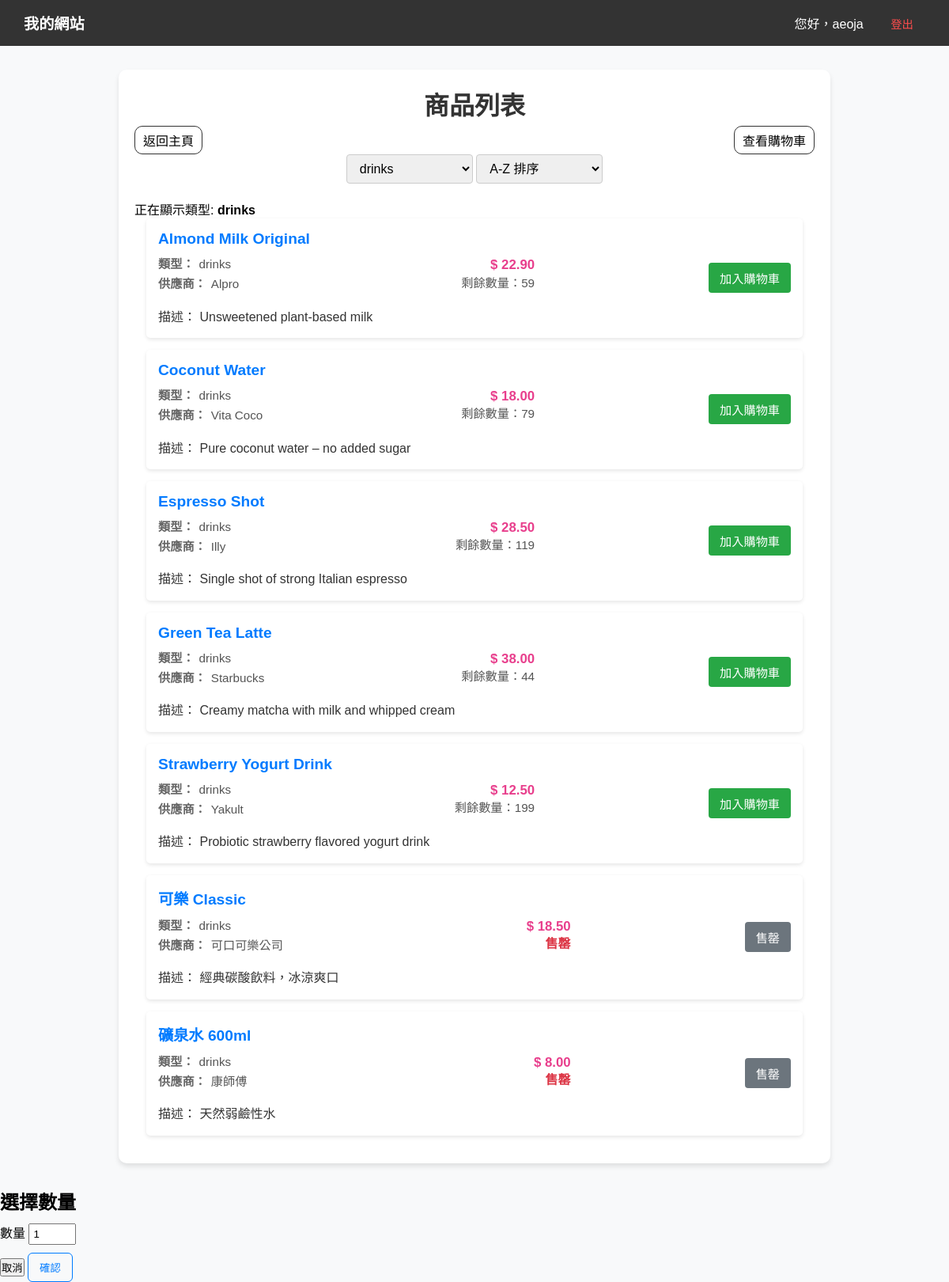
The app's page /product_list.php?type=drinks (signed in) with its own data.
### tables this page shows
CREATE TABLE `products` (
  `product_id` int(11) UNSIGNED NOT NULL,
  `product_name` varchar(100) NOT NULL,
  `type` enum('drinks','food','toy','e-things') NOT NULL,
  `supplier` varchar(80) DEFAULT NULL,
  `description` text DEFAULT NULL,
  `price` decimal(10,2) NOT NULL,
  `qty` int(11) UNSIGNED NOT NULL DEFAULT 1 COMMENT 'Stock level of product',
  `updated_at` datetime DEFAULT current_timestamp() ON UPDATE current_timestamp(),
  `created_at` datetime DEFAULT current_timestamp()
);

### connect.php (called while the page is built, shortened)
<?php
$servername = "localhost";
$username = "root";
$password = "";
$db_name = "223_group_project";
$conn = new mysqli($servername, $username, $password, $db_name);
function safeQuery($sql, $types = null, $params = []) {
    global $conn;
    $stmt = $conn->prepare($sql);
    $response = new stdClass();
    if ($types && !empty($params)) {
        $stmt->bind_param($types, ...$params);
    }
    $response->success = $stmt->execute();
    $response->affected_rows = $stmt->affected_rows;
    $response->insert_id = $stmt->insert_id;
    $response->error = $stmt->error;
    $result = $stmt->get_result();
    $response->result = $result;
    return $response;
}
?>

### product_list.php (the view, shortened to what this page needs)
<?php
require_once("connect.php");
$cartProductIds = [];
$product_types = [];
$sql_types = "SELECT DISTINCT type FROM products";
$res_types = safeQuery($sql_types);
if ($res_types->success) {
    $product_types = array_column($res_types->result->fetch_all(MYSQLI_ASSOC), 'type');
} else {
    error_log("Failed to fetch product types: " . $res_types->error);
}
$showingType = $_GET['type'] ?? '';
$sortType = $_GET['sort'] ?? 'name_asc';
$products = [];
try {
    $params = [];
    $paramTypes = '';
    switch ($sortType) {
        case 'name_asc':
            $sql = "SELECT * FROM products";
            if ($showingType) {
                $sql .= " WHERE type = ?";
                $params[] = $showingType;
                $paramTypes .= 's';
            }
            $sql .= " ORDER BY product_name ASC";
            break;
    }
    $response = safeQuery($sql, $paramTypes, $params);
    if ($response->success) {
        $products = $response->result->fetch_all(MYSQLI_ASSOC);
    } else {
        throw new Exception("Failed to fetch products: " . $response->error);
    }
} catch (Exception $e) {
    $products = [];
    error_log($e->getMessage());
}
?>
<!DOCTYPE html>
<html lang="zh-Hant">
<head>
    <link rel="stylesheet" href="style.css?v=<?php echo filemtime('style.css'); ?>">
</head>
<body>
    <?php require_once 'nav.php'; ?>
    <div class="content">
        <h1>商品列表</h1>
        <div style="display:grid; grid-template-columns: fit-content(100%) auto fit-content(100%); align-items: center; gap: 10px;">
            <a href="index.php">返回主頁</a>
            <a href="show_cart.php">查看購物車</a>
        </div>
        <div class="filter-container">
            <select onchange="location = this.value;" class="filter-select">
                <?php
                foreach ($product_types as $type) {
                    $selected = ($type === $showingType) ? 'selected' : '';
                    echo "<option value='product_list.php?type=" . $type . "&sort=" . $sortType . "' $selected>" . htmlspecialchars($type) . "</option>";
                }
                ?>
            </select>
            <select onchange="location = this.value;" class="filter-select">
                <option value="product_list.php?<?php if ($showingType) echo 'type=' . $showingType . "&" ?>sort=name_asc" <?php if ($sortType === 'name_asc') echo 'selected'; ?>>A-Z 排序</option>
            </select>
        </div>
        <?php if ($showingType): ?>
            <p>正在顯示類型: <strong><?php echo htmlspecialchars($showingType); ?></strong></p>
        <?php endif; ?>
        <ul class="product-list">
            <?php foreach ($products as $product): ?>
                <li>
                    <div class="product-details">
                        <strong><?php echo htmlspecialchars($product['product_name']); ?></strong>
                        <div class="product-info">
                            <?php
                            $remaining = intval($product['qty']);
                            ?>
                            <div class="product-row">
                                <div class="meta-left">
                                    <div class="product-meta"><span class="meta-label">類型：</span><span><?php echo htmlspecialchars($product['type']); ?></span></div>
                                    <div class="product-meta"><span class="meta-label">供應商：</span><span><?php echo htmlspecialchars($product['supplier']); ?></span></div>
                                </div>
                                <div class="meta-right">
                                    <div class="product-price">$ <?php echo htmlspecialchars($product['price']); ?></div>
                                    <?php if ($remaining !== null): ?>
                                        <?php if ($remaining <= 0): ?>
                                            <div class="sold-out-text">售罄</div>
                                        <?php else: ?>
                                            <div class="product-meta">剩餘數量：<?php echo $remaining; ?></div>
                                        <?php endif; ?>
                                    <?php endif; ?>
                                </div>
                            </div>
                            <div class="product-desc">描述： <?php echo htmlspecialchars($product['description']); ?></div>
                        </div>
                    </div>
                    <div class="actions">
                        <?php if ($remaining !== null && $remaining <= 0): ?>
                            <button class="sold-out-btn" disabled>售罄</button>
                        <?php elseif (!empty($cartProductIds[intval($product['product_id'])])): ?>
                            <a href="show_cart.php" class="cart-button in-cart">已在購物車</a>
                        <?php else: ?>
                            <button class="add-cart-button cart-button" data-selected-count="<?php echo $product['product_id']; ?>" data-id="<?php echo $product['product_id']; ?>" <?php if ($remaining !== null) echo ' data-qty="' . htmlspecialchars($remaining) . '"'; ?>>加入購物車</button>
                        <?php endif; ?>
                    </div>
                </li>
            <?php endforeach; ?>
        </ul>
    </div>
    <form id="addCartForm" class="modal" method="post" action="add_to_cart.php">
        <div class="modal-content">
            <h2>選擇數量</h2>
            <label for="formqty" style="display:block; margin:10px 0;">數量
                <input type="number" name="qty" id="formqty" min="1" value="1" required style="width:60px; padding:4px;">
            </label>
            <div class="modal-footer">
                <button type="button" class="cancel-btn" id="modalCancel">取消</button>
                <input type="submit" class="btn-input confirm-btn" value="確認">
            </div>
        </div>
    </form>
</body>
</html>

### style.css (style rules this page uses)
* { margin: 0; padding: 0; box-sizing: border-box; }
body { font-family: "Microsoft JhengHei", Arial, sans-serif; margin: 0; background-color: #f8f9fa; }
.content { max-width: 900px; margin: 30px auto; padding: 20px; background: white; border-radius: 10px; box-shadow: 0 4px 6px rgba(0, 0, 0, 0.1); }
.content a { text-decoration: none; color: inherit; border: #333 solid 1px; border-radius: 10px; padding: 5px 10px; }
h1 { text-align: center; color: #333; margin-bottom: 5px; }
.btn-input,.btn { display:inline-block; padding:8px 14px; border-radius:6px; text-decoration:none; border:1px solid #007BFF; color:#007BFF; background:transparent; cursor:pointer; }
.product-list { max-width:900px; margin:0 auto; padding:0 15px; }
.product-list li { background-color:white; margin-bottom:15px; padding:15px; border-radius:5px; box-shadow:0 2px 5px rgba(0,0,0,0.1); display:flex; justify-content:space-between; align-items:center; }
.product-details { flex:1; }
.product-details strong { font-size:1.2em; color:#007bff; }
.product-info { margin-top:10px; display:grid; grid-template-columns:1fr 180px; gap:12px 20px; align-items:start; line-height:1.4; }
.product-row { display:flex; justify-content:space-between; gap:12px; align-items:flex-start; }
.meta-left { display:flex; flex-direction:column; gap:4px; }
.meta-right { text-align:right; min-width:140px; }
.product-meta { color:#555; font-size:0.95em; }
.meta-label { color:#666; margin-right:6px; font-weight:600; }
.product-price { color:#e83e8c; font-weight:700; font-size:1.05em; }
.product-desc { grid-column:1 / -1; color:#333; margin-top:8px; }
.actions { margin-left:20px; text-align:center; }
.sold-out-text { color:#dc3545; font-weight:bold; }
html, body { -ms-overflow-style: none; scrollbar-width: none; }

### product_list.php (style rules this page uses)
.content { max-width: 900px; margin: 30px auto; padding: 20px; background: white; border-radius: 10px; box-shadow: 0 4px 6px rgba(0, 0, 0, 0.1); }
.filter-container { text-align: center; margin-bottom: 20px; }
.filter-select { padding: 8px 12px; font-size: 1em; border-radius: 4px; border: 1px solid #ccc; min-width: 160px; }
.product-list { max-width: 900px; margin: 0 auto; padding: 0 15px; }
ul { list-style-type: none; padding: 0; }
li { background-color: white; margin-bottom: 15px; padding: 15px; border-radius: 5px; box-shadow: 0 2px 5px rgba(0, 0, 0, 0.1); display: flex; justify-content: space-between; align-items: center; }
.product-details { flex: 1; }
.product-details strong { font-size: 1.2em; color: #007bff; }
.product-info { margin-top: 10px; display: grid; grid-template-columns: 1fr 180px; gap: 12px 20px; align-items: start; line-height: 1.4; }
.product-row { display: flex; justify-content: space-between; gap: 12px; align-items: flex-start; }
.meta-left { display: flex; flex-direction: column; gap: 4px; }
.meta-right { text-align: right; min-width: 140px; }
.product-meta { color: #555; font-size: 0.95em; }
.meta-label { color: #666; margin-right: 6px; font-weight: 600; }
.product-price { color: #e83e8c; font-weight: 700; font-size: 1.05em; }
.product-desc { grid-column: 1 / -1; color: #333; margin-top: 8px; }
.sold-out-text { color: #dc3545; font-weight: bold; }
.actions { margin-left: 20px; text-align: center; }
.cart-button, .sold-out-btn { padding: 8px 14px; border: none; border-radius: 4px; cursor: pointer; font-size: 0.95em; }
.cart-button { background-color: #28a745; color: white; }
.sold-out-btn { background-color: #6c757d; color: white; cursor: default; }

### records on screen
products: product_name "Almond Milk Original", type "drinks", supplier "Alpro", price "22.90", qty "59", description "Unsweetened plant-based milk"
products: product_name "Coconut Water", type "drinks", supplier "Vita Coco", price "18.00", qty "79", description "Pure coconut water – no added sugar"
products: product_name "Espresso Shot", type "drinks", supplier "Illy", price "28.50", qty "119", description "Single shot of strong Italian espresso"
products: product_name "Green Tea Latte", type "drinks", supplier "Starbucks", price "38.00", qty "44", description "Creamy matcha with milk and whipped cream"
products: product_name "Strawberry Yogurt Drink", type "drinks", supplier "Yakult", price "12.50", qty "199", description "Probiotic strawberry flavored yogurt drink"
products: product_name "可樂 Classic", type "drinks", supplier "可口可樂公司", price "18.50", qty "售罄", description "經典碳酸飲料，冰涼爽口"
products: product_name "礦泉水 600ml", type "drinks", supplier "康師傅", price "8.00", qty "售罄", description "天然弱鹼性水"

### other values on screen
$username "aeoja"
$showingType "drinks"
form field value "drinks"
